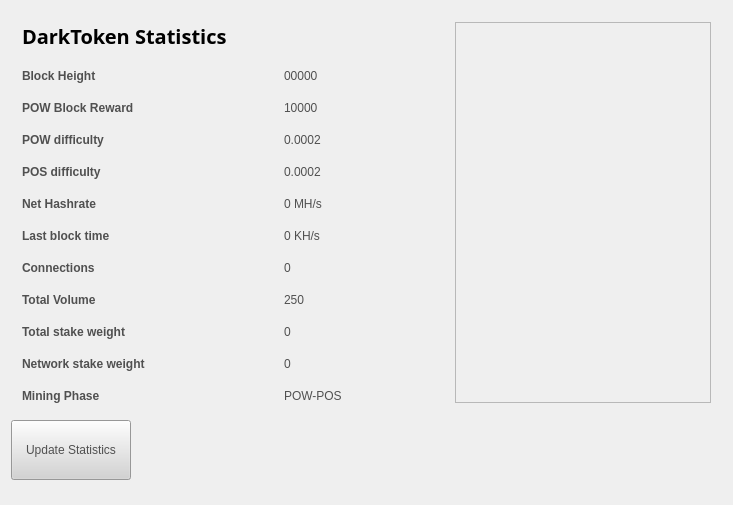
<?xml version="1.0" encoding="UTF-8"?>
<ui version="4.0">
 <class>StatisticsPage</class>
 <widget class="QWidget" name="StatisticsPage">
  <property name="windowModality">
   <enum>Qt::NonModal</enum>
  </property>
  <property name="geometry">
   <rect>
    <x>0</x>
    <y>0</y>
    <width>733</width>
    <height>505</height>
   </rect>
  </property>
  <property name="windowTitle">
   <string>Digging</string>
  </property>
  <property name="styleSheet">
   <string notr="true">color:#505050;
font-family:'Open Sans,sans-serif';</string>
  </property>
  <layout class="QGridLayout" name="gridLayout">
   <property name="sizeConstraint">
    <enum>QLayout::SetMaximumSize</enum>
   </property>
   <item row="2" column="0">
    <spacer name="verticalSpacer">
     <property name="orientation">
      <enum>Qt::Vertical</enum>
     </property>
     <property name="sizeHint" stdset="0">
      <size>
       <width>20</width>
       <height>40</height>
      </size>
     </property>
    </spacer>
   </item>
   <item row="0" column="0">
    <widget class="QFrame" name="gridFrame_2">
     <layout class="QGridLayout" name="gridLayout_4">
      <item row="3" column="0">
       <layout class="QFormLayout" name="formLayout_2">
        <property name="fieldGrowthPolicy">
         <enum>QFormLayout::FieldsStayAtSizeHint</enum>
        </property>
        <property name="horizontalSpacing">
         <number>139</number>
        </property>
        <property name="verticalSpacing">
         <number>18</number>
        </property>
        <property name="rightMargin">
         <number>0</number>
        </property>
        <item row="1" column="0">
         <widget class="QLabel" name="label_14">
          <property name="text">
           <string>&lt;html&gt;&lt;head/&gt;&lt;body&gt;&lt;p&gt;&lt;span style=&quot; font-weight:600;&quot;&gt;Block Height&lt;/span&gt;&lt;/p&gt;&lt;/body&gt;&lt;/html&gt;</string>
          </property>
         </widget>
        </item>
        <item row="1" column="1">
         <widget class="QLabel" name="heightBox">
          <property name="text">
           <string>00000</string>
          </property>
         </widget>
        </item>
        <item row="2" column="0">
         <widget class="QLabel" name="label_12">
          <property name="text">
           <string>&lt;html&gt;&lt;head/&gt;&lt;body&gt;&lt;p&gt;&lt;span style=&quot; font-weight:600;&quot;&gt;POW Block Reward&lt;/span&gt;&lt;/p&gt;&lt;/body&gt;&lt;/html&gt;</string>
          </property>
         </widget>
        </item>
        <item row="2" column="1">
         <widget class="QLabel" name="rewardBox">
          <property name="text">
           <string>10000</string>
          </property>
         </widget>
        </item>
        <item row="3" column="0">
         <widget class="QLabel" name="label_13">
          <property name="text">
           <string>&lt;html&gt;&lt;head/&gt;&lt;body&gt;&lt;p&gt;&lt;span style=&quot; font-weight:600;&quot;&gt;POW difficulty&lt;/span&gt;&lt;/p&gt;&lt;/body&gt;&lt;/html&gt;</string>
          </property>
         </widget>
        </item>
        <item row="3" column="1">
         <widget class="QLabel" name="diffBox">
          <property name="text">
           <string>0.0002</string>
          </property>
         </widget>
        </item>
        <item row="4" column="0">
         <widget class="QLabel" name="label_9">
          <property name="text">
           <string>&lt;html&gt;&lt;head/&gt;&lt;body&gt;&lt;p&gt;&lt;span style=&quot; font-weight:600;&quot;&gt;POS difficulty&lt;/span&gt;&lt;/p&gt;&lt;/body&gt;&lt;/html&gt;</string>
          </property>
         </widget>
        </item>
        <item row="4" column="1">
         <widget class="QLabel" name="diffBox2">
          <property name="text">
           <string>0.0002</string>
          </property>
         </widget>
        </item>
        <item row="5" column="0">
         <widget class="QLabel" name="label_16">
          <property name="text">
           <string>&lt;html&gt;&lt;head/&gt;&lt;body&gt;&lt;p&gt;&lt;span style=&quot; font-weight:600;&quot;&gt;Net Hashrate&lt;/span&gt;&lt;/p&gt;&lt;/body&gt;&lt;/html&gt;</string>
          </property>
         </widget>
        </item>
        <item row="5" column="1">
         <widget class="QLabel" name="pawrateBox">
          <property name="text">
           <string>0 MH/s</string>
          </property>
         </widget>
        </item>
        <item row="6" column="0">
         <widget class="QLabel" name="label3_2">
          <property name="sizePolicy">
           <sizepolicy hsizetype="Preferred" vsizetype="Maximum">
            <horstretch>0</horstretch>
            <verstretch>0</verstretch>
           </sizepolicy>
          </property>
          <property name="text">
           <string>&lt;html&gt;&lt;head/&gt;&lt;body&gt;&lt;p&gt;&lt;span style=&quot; font-weight:600;&quot;&gt;Last block time&lt;/span&gt;&lt;/p&gt;&lt;/body&gt;&lt;/html&gt;</string>
          </property>
         </widget>
        </item>
        <item row="6" column="1">
         <widget class="QLabel" name="localBox">
          <property name="text">
           <string>0 KH/s</string>
          </property>
         </widget>
        </item>
        <item row="7" column="0">
         <widget class="QLabel" name="label1_2">
          <property name="text">
           <string>&lt;html&gt;&lt;head/&gt;&lt;body&gt;&lt;p&gt;&lt;span style=&quot; font-weight:600;&quot;&gt;Connections&lt;/span&gt;&lt;/p&gt;&lt;/body&gt;&lt;/html&gt;</string>
          </property>
         </widget>
        </item>
        <item row="7" column="1">
         <widget class="QLabel" name="connectionBox">
          <property name="text">
           <string>0</string>
          </property>
         </widget>
        </item>
        <item row="8" column="0">
         <widget class="QLabel" name="label_8">
          <property name="text">
           <string>&lt;html&gt;&lt;head/&gt;&lt;body&gt;&lt;p&gt;&lt;span style=&quot; font-weight:600;&quot;&gt;Total Volume&lt;/span&gt;&lt;/p&gt;&lt;/body&gt;&lt;/html&gt;</string>
          </property>
         </widget>
        </item>
        <item row="8" column="1">
         <widget class="QLabel" name="volumeBox">
          <property name="text">
           <string>250</string>
          </property>
         </widget>
        </item>
        <item row="9" column="0">
         <widget class="QLabel" name="label_10">
          <property name="text">
           <string>&lt;html&gt;&lt;head/&gt;&lt;body&gt;&lt;p&gt;&lt;span style=&quot; font-weight:600;&quot;&gt;Total stake weight&lt;/span&gt;&lt;/p&gt;&lt;/body&gt;&lt;/html&gt;</string>
          </property>
         </widget>
        </item>
        <item row="9" column="1">
         <widget class="QLabel" name="minBox">
          <property name="text">
           <string>0</string>
          </property>
         </widget>
        </item>
        <item row="10" column="0">
         <widget class="QLabel" name="label_11">
          <property name="text">
           <string>&lt;html&gt;&lt;head/&gt;&lt;body&gt;&lt;p&gt;&lt;span style=&quot; font-weight:600;&quot;&gt;Network stake weight&lt;/span&gt;&lt;/p&gt;&lt;/body&gt;&lt;/html&gt;</string>
          </property>
         </widget>
        </item>
        <item row="10" column="1">
         <widget class="QLabel" name="maxBox">
          <property name="text">
           <string>0</string>
          </property>
         </widget>
        </item>
        <item row="11" column="0">
         <widget class="QLabel" name="label_15">
          <property name="text">
           <string>&lt;html&gt;&lt;head/&gt;&lt;body&gt;&lt;p&gt;&lt;span style=&quot; font-weight:600;&quot;&gt;Mining Phase&lt;/span&gt;&lt;/p&gt;&lt;/body&gt;&lt;/html&gt;</string>
          </property>
         </widget>
        </item>
        <item row="11" column="1">
         <widget class="QLabel" name="cBox">
          <property name="text">
           <string>POW-POS</string>
          </property>
         </widget>
        </item>
       </layout>
      </item>
      <item row="1" column="0">
       <layout class="QHBoxLayout" name="horizontalLayout_4">
        <property name="spacing">
         <number>7</number>
        </property>
        <item>
         <widget class="QLabel" name="label_5">
          <property name="font">
           <font>
            <family>Open Sans,sans-serif</family>
           </font>
          </property>
          <property name="text">
           <string>&lt;html&gt;&lt;head/&gt;&lt;body&gt;&lt;p&gt;&lt;span style=&quot; font-size:20px; font-weight:600; color:#000000;&quot;&gt;DarkToken Statistics&lt;/span&gt;&lt;/p&gt;&lt;/body&gt;&lt;/html&gt;</string>
          </property>
         </widget>
        </item>
        <item>
         <spacer name="horizontalSpacer_2">
          <property name="orientation">
           <enum>Qt::Horizontal</enum>
          </property>
          <property name="sizeHint" stdset="0">
           <size>
            <width>40</width>
            <height>20</height>
           </size>
          </property>
         </spacer>
        </item>
       </layout>
      </item>
      <item row="2" column="0">
       <spacer name="verticalSpacer_2">
        <property name="orientation">
         <enum>Qt::Vertical</enum>
        </property>
        <property name="sizeHint" stdset="0">
         <size>
          <width>20</width>
          <height>40</height>
         </size>
        </property>
       </spacer>
      </item>
      <item row="1" column="1" rowspan="3">
       <widget class="QFrame" name="frame">
        <property name="minimumSize">
         <size>
          <width>256</width>
          <height>0</height>
         </size>
        </property>
        <property name="frameShape">
         <enum>QFrame::StyledPanel</enum>
        </property>
        <property name="frameShadow">
         <enum>QFrame::Raised</enum>
        </property>
        <widget class="QLabel" name="label_4">
         <property name="geometry">
          <rect>
           <x>0</x>
           <y>0</y>
           <width>256</width>
           <height>389</height>
          </rect>
         </property>
         <property name="sizePolicy">
          <sizepolicy hsizetype="Preferred" vsizetype="Ignored">
           <horstretch>0</horstretch>
           <verstretch>0</verstretch>
          </sizepolicy>
         </property>
         <property name="minimumSize">
          <size>
           <width>256</width>
           <height>0</height>
          </size>
         </property>
         <property name="pixmap">
          <pixmap resource="../darktoken.qrc">:/images/stat_logo</pixmap>
         </property>
        </widget>
       </widget>
      </item>
     </layout>
    </widget>
   </item>
   <item row="1" column="0">
    <widget class="QPushButton" name="startButton">
     <property name="sizePolicy">
      <sizepolicy hsizetype="Fixed" vsizetype="Fixed">
       <horstretch>0</horstretch>
       <verstretch>0</verstretch>
      </sizepolicy>
     </property>
     <property name="minimumSize">
      <size>
       <width>120</width>
       <height>60</height>
      </size>
     </property>
     <property name="styleSheet">
      <string notr="true">background:lightgrey;</string>
     </property>
     <property name="text">
      <string>Update Statistics</string>
     </property>
    </widget>
   </item>
  </layout>
 </widget>
 <layoutdefault spacing="6" margin="11"/>
 <resources>
  <include location="../darktoken.qrc"/>
 </resources>
 <connections/>
</ui>
